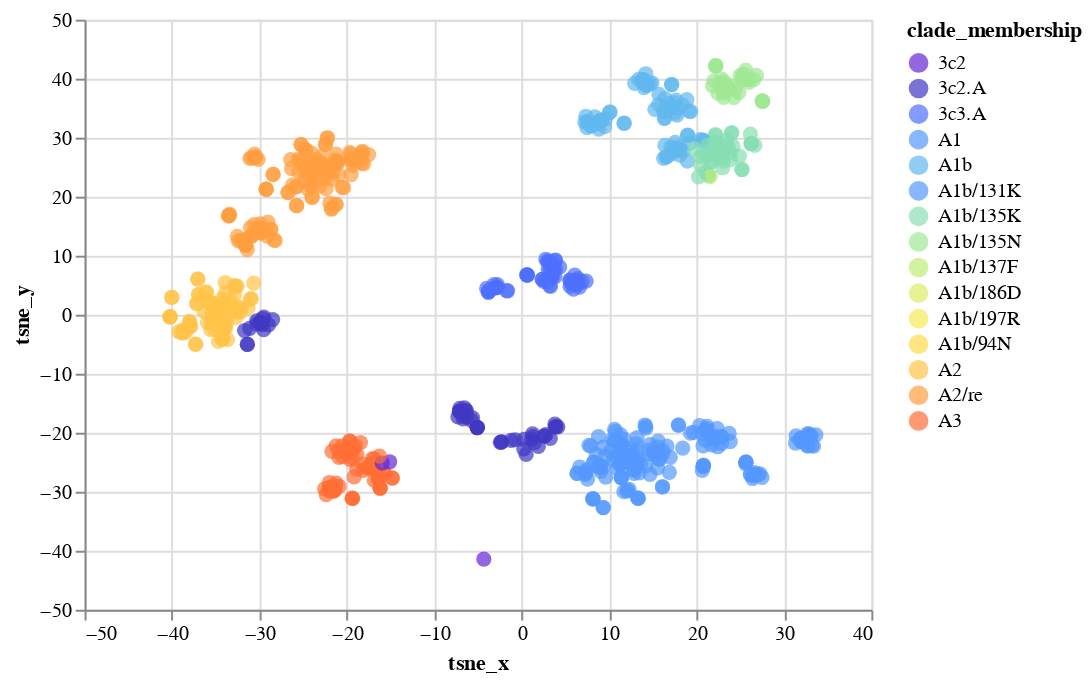

Write notebook code for a chart like this one.
### Code cell
scatterplot_with_tooltip_interactive(merged_tsne_df_ha,'tsne_x','tsne_y','tsne_x','tsne_y',['strain', "clade_membership"],'clade_membership:N', domain, range_)

### Figure 1 — Vega-Lite specification as saved in the notebook (floating-point values rounded to 4 significant figures; data arrays with more than 128 entries replaced by an {"elided": "..."} marker saying what was removed)
{"config": {"view": {"continuousWidth": 400, "continuousHeight": 300}}, "data": {"name": "data-dc3c4dd8c705e6c36c470fbc5759edbd"}, "mark": {"type": "circle", "size": 60}, "encoding": {"color": {"type": "nominal", "field": "clade_membership", "scale": {"domain": ["3c2", "3c2.A", "3c3.A", "A1", "A1b", "A1b/131K", "A1b/135K", "A1b/135N", "A1b/137F", "A1b/186D", "A1b/197R", "A1b/94N", "A2", "A2/re", "A3"], "range": ["#6626d4", "#4138c3", "#4e70ff", "#5499ff", "#61b8f0", "#5499ff", "#87dfb3", "#a0e994", "#bdee78", "#ddee64", "#f8e957", "#ffdb4e", "#ffc348", "#ff9e40", "#ff6e36"]}}, "tooltip": [{"type": "nominal", "field": "strain"}, {"type": "nominal", "field": "clade_membership"}], "x": {"type": "quantitative", "field": "tsne_x", "title": "tsne_x"}, "y": {"type": "quantitative", "field": "tsne_y", "title": "tsne_y"}}, "selection": {"selector063": {"type": "interval", "bind": "scales", "encodings": ["x", "y"]}}, "$schema": "https://vega.github.io/schema/vega-lite/v4.8.1.json", "datasets": {"data-dc3c4dd8c705e6c36c470fbc5759edbd": {"elided": "810 records"}}}
